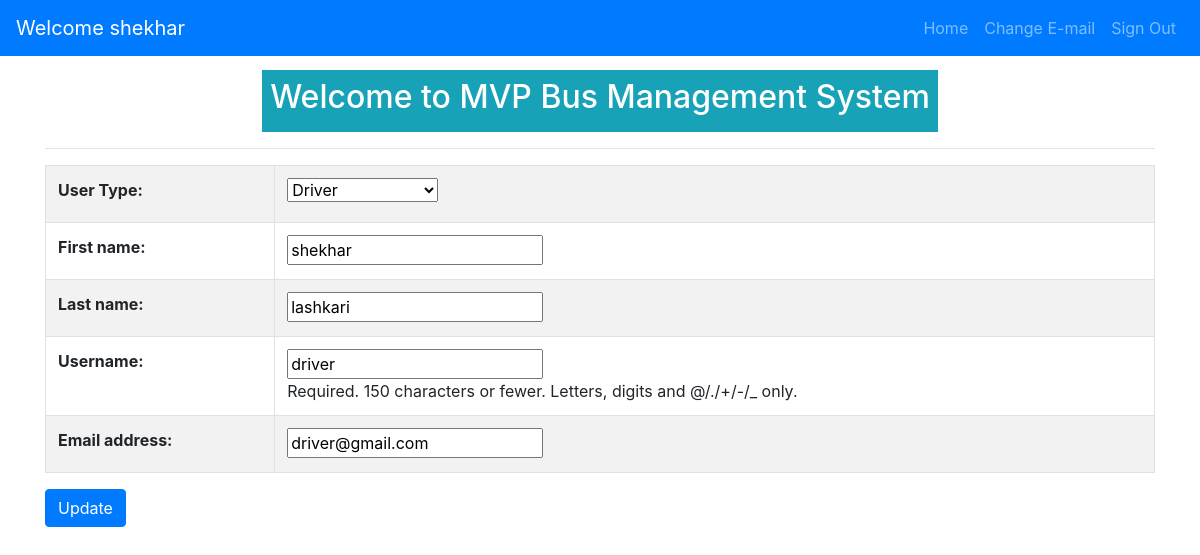
Screenshot of /manager/3/edituser (signed in) with the database file from the repository.
### mvpManagement/models.py (models this page shows, shortened)
class User(AbstractUser):
    class UserType:
        AGENCYMANAGER = 1
        DRIVER = 2
        CONDUCTOR = 3
        HELPER = 4
    USER_CHOICES = (
        (UserType.AGENCYMANAGER, _("Agency Manager")),
        (UserType.DRIVER, _("Driver")),
        (UserType.CONDUCTOR, _("Conductor")),
        (UserType.HELPER, _("Helper")),
    )
    usertype = models.IntegerField(
        default=0, choices=USER_CHOICES, verbose_name=_("User Type")
    )
    email = models.EmailField(unique=True, verbose_name=_('email address'), blank=True)
    created_by = models.ForeignKey(
        "self", null=True, blank=True, on_delete=models.CASCADE
    )
    class Meta:
        ordering = ('user__date_joined',)
        verbose_name = "User"
        verbose_name_plural = "Users"

### mvpManagement/views/manager.py (the view)
# urls.py: path('<int:id>/edituser', manager.edit_user, name='edit_user'),
@manager_required
def edit_user(request, id):
    if request.method == "PUT":
        user_info = get_object_or_404(User, pk=id)
        form = UserForm(data=request.PUT, instance=user_info)
        if form.is_valid():
            form.save()
            messages.add_message(
                request,
                messages.INFO,
                "{0} successfully updated.".format(user_info.username),
            )
            return redirect("manager:manager_list")
        return render(
            request, "mvp_management/managers/edituser.html", {"form": form, "user_info": user_info}
        )
    else:
        user_info = get_object_or_404(User, pk=id)
        form = UserForm(instance=user_info)
        return render(
            request, "mvp_management/managers/edituser.html", {"form": form, "user_info": user_info}
        )

### mvpManagement/forms.py (shortened to what this page needs)
class UserForm(ModelForm):
    class Meta:
        model = User
        fields = ["usertype", "first_name", "last_name", "username", "email"]
    def __init__(self, *args, **kwargs):
        super(UserForm, self).__init__(*args, **kwargs)
        for field_name, field in self.fields.items():
            field.required = True

### mvpManagement/templates/mvp_management/managers/edituser.html (shortened to what this page needs)
{% extends 'base.html' %}
{% block content %}
<div class="d-flex justify-content-center flex-wrap flex-row text-white">
    <div class="p-2 bg-info">
<h2> Welcome to MVP Bus Management System</h2>
</div>
</div>
  <hr>
    <form method="PUT" class="post-form" action="{% url 'manager:edit_user' user_info.pk %}">
        <table class="table table-bordered table-striped">
          {{form.as_table}}
        </table>
        <button type="submit" class="btn btn-primary">Update</button>
    </form>
{% endblock %}

### templates/base.html (shortened to what this page needs)
<!DOCTYPE html>
<html>
  <head>
    <link rel="stylesheet" href="https://maxcdn.bootstrapcdn.com/bootstrap/4.0.0/css/bootstrap.min.css">
  </head>
  <body>
    {% block body %}
        <nav class="navbar navbar-expand-sm bg-primary navbar-dark fixed-top">
            <div class="navbar-collapse collapse">
                {% if user.is_authenticated %}
                <a routerLink="/" class="navbar-brand" href="/">Welcome {{ user.username }}</a>
                {% endif %}
          <ul class="navbar-nav ml-auto">
          {% if user.is_authenticated %}
          <li class="nav-item"><a href="/index" class="nav-link">Home</a></li>
        	<li class="nav-item"><a href="{% url 'account_email' %}" class="nav-link">Change E-mail</a></li>
	        <li class="nav-item">
            <form name='signoutform' method="post" action="{% url 'account_logout' %}">
                  <a href="#" class="nav-link" onclick="document.forms['signoutform'].submit(); return false;">Sign Out</a>
            </form>
          </li>
	        {% else %}
	        <li class="nav-item"><a href="{% url 'account_login' %}" class="nav-link">Sign In</a></li>
	        {% endif %}
        </ul>
        </div>
        </nav>
    <div class="container">
    {% block content %}
    {% endblock %}
    {% endblock %}
  </div>
  </body>
</html>

### templates/base.html (style rules this page uses)
body { padding-top: 70px; }

### rows the page displays
User: username "shekhar"
User: usertype "Driver", first_name "shekhar", last_name "lashkari", username "driver", email "driver@gmail.com"
